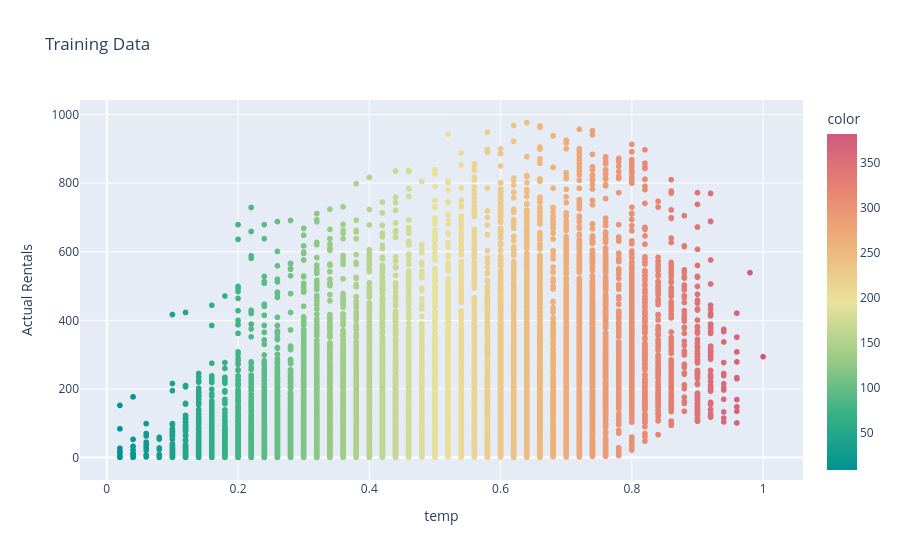
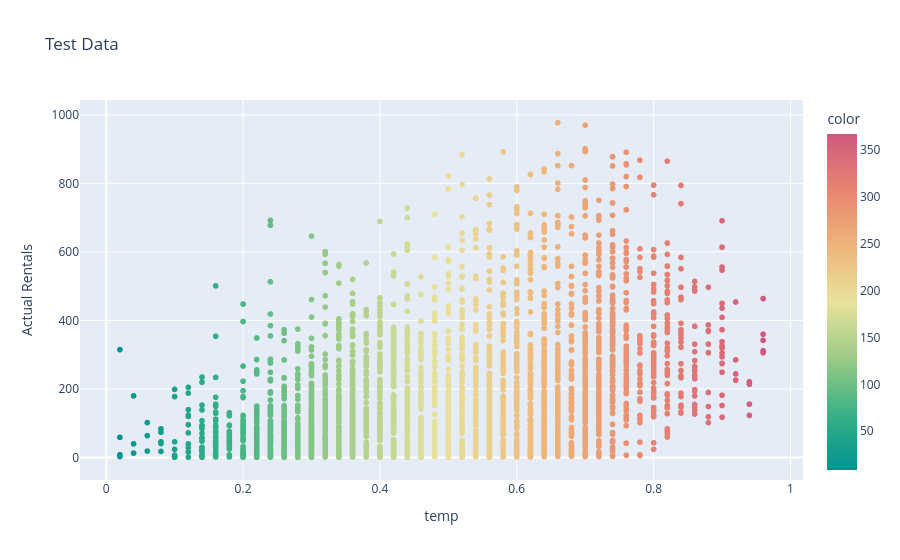

The cell these charts' notebook holds for them, in order:
### Code cell
from sklearn.model_selection import train_test_split
from sklearn.linear_model import LinearRegression
from sklearn.metrics import mean_squared_error, r2_score

import plotly.express as px



# Randomly select a feature (exclude the target 'cnt' and non-numeric features for simplicity)
features = data.select_dtypes(include=[np.number]).drop(["cnt", "instant"], axis=1).columns.tolist()

# Features:
# ['season', 'yr', 'mnth', 'hr', 'holiday', 'weekday', 'workingday', 'weathersit', 'temp', 'atemp', 'hum', 'windspeed', 'casual', 'registered']

selected_feature = 'temp'

# Split the data into train and test sets
X = data[[selected_feature]]
y = data["cnt"]
X_train, X_test, y_train, y_test = train_test_split(X, y, test_size=0.2, random_state=42)

# Train a linear regression model
lr = LinearRegression()
lr.fit(X_train, y_train)

# Predict on the train and test set
y_train_pred = lr.predict(X_train)
y_test_pred = lr.predict(X_test)

# Evaluate the performance on the train set
mse_train = mean_squared_error(y_train, y_train_pred)
r2_train = r2_score(y_train, y_train_pred)

# Evaluate the performance on the test set
mse_test = mean_squared_error(y_test, y_test_pred)
r2_test = r2_score(y_test, y_test_pred)

# Display performance report for training data
print(f"Training Data - Feature used: {selected_feature}")
print(f"Mean Squared Error (Train): {mse_train:.2f}")
print(f"R2 Score (Train): {r2_train:.2f}\n")

# Display performance report for test data
print(f"Test Data - Feature used: {selected_feature}")
print(f"Mean Squared Error (Test): {mse_test:.2f}")
print(f"R2 Score (Test): {r2_test:.2f}")

# Plot the training data in 3D space
fig_train = px.scatter(x=X_train[selected_feature], y=y_train, 
                       title="Training Data",
                       labels={"x": selected_feature, "y": "Actual Rentals"},
                       color=y_train_pred, color_continuous_scale="temps",
                       range_color=[min(y_train_pred), max(y_train_pred)])

fig_train.show()

# Plot the test data
fig_test = px.scatter(x=X_test[selected_feature], y=y_test, 
                      title="Test Data",
                      labels={"x": selected_feature, "y": "Actual Rentals"},
                      color=y_test_pred, color_continuous_scale="temps",
                      range_color=[min(y_test_pred), max(y_test_pred)])

fig_test.show()

### Figure 1 — Plotly figure (JSON) as saved in the notebook; plotly's stock layout.template omitted (floating-point values rounded to 4 significant figures; data arrays with more than 128 entries replaced by an {"elided": "..."} marker saying what was removed)
{"data": [{"hovertemplate": "temp=%{x}<br>Actual Rentals=%{y}<br>color=%{marker.color}<extra></extra>", "legendgroup": "", "marker": {"color": {"elided": "13903 float values"}, "coloraxis": "coloraxis", "symbol": "circle"}, "mode": "markers", "name": "", "showlegend": false, "type": "scattergl", "x": {"elided": "13903 float values"}, "xaxis": "x", "y": {"elided": "13903 int values"}, "yaxis": "y"}], "layout": {"coloraxis": {"cmax": 382.0, "cmin": 8.733, "colorbar": {"title": {"text": "color"}}, "colorscale": [[0.0, "rgb(0, 147, 146)"], [0.1667, "rgb(57, 177, 133)"], [0.3333, "rgb(156, 203, 134)"], [0.5, "rgb(233, 226, 156)"], [0.6667, "rgb(238, 180, 121)"], [0.8333, "rgb(232, 132, 113)"], [1.0, "rgb(207, 89, 126)"]]}, "legend": {"tracegroupgap": 0}, "title": {"text": "Training Data"}, "xaxis": {"anchor": "y", "domain": [0.0, 1.0], "title": {"text": "temp"}}, "yaxis": {"anchor": "x", "domain": [0.0, 1.0], "title": {"text": "Actual Rentals"}}}}

### Figure 2 — Plotly figure (JSON) as saved in the notebook; plotly's stock layout.template omitted (floating-point values rounded to 4 significant figures; data arrays with more than 128 entries replaced by an {"elided": "..."} marker saying what was removed)
{"data": [{"hovertemplate": "temp=%{x}<br>Actual Rentals=%{y}<br>color=%{marker.color}<extra></extra>", "legendgroup": "", "marker": {"color": {"elided": "3476 float values"}, "coloraxis": "coloraxis", "symbol": "circle"}, "mode": "markers", "name": "", "showlegend": false, "type": "scattergl", "x": {"elided": "3476 float values"}, "xaxis": "x", "y": {"elided": "3476 int values"}, "yaxis": "y"}], "layout": {"coloraxis": {"cmax": 366.8, "cmin": 8.733, "colorbar": {"title": {"text": "color"}}, "colorscale": [[0.0, "rgb(0, 147, 146)"], [0.1667, "rgb(57, 177, 133)"], [0.3333, "rgb(156, 203, 134)"], [0.5, "rgb(233, 226, 156)"], [0.6667, "rgb(238, 180, 121)"], [0.8333, "rgb(232, 132, 113)"], [1.0, "rgb(207, 89, 126)"]]}, "legend": {"tracegroupgap": 0}, "title": {"text": "Test Data"}, "xaxis": {"anchor": "y", "domain": [0.0, 1.0], "title": {"text": "temp"}}, "yaxis": {"anchor": "x", "domain": [0.0, 1.0], "title": {"text": "Actual Rentals"}}}}
